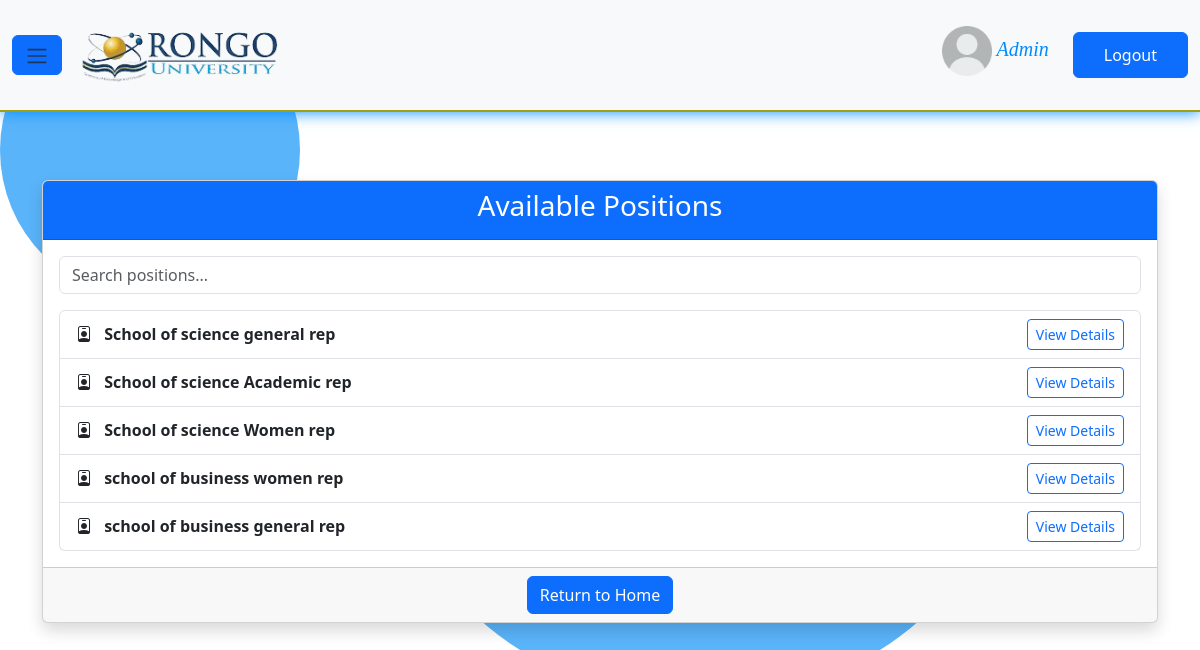
Page /positions-list/ (signed in) on the committed database.
### base/models.py (models this page shows, shortened)
class SchoolPosition(models.Model):
    name = models.CharField(max_length=200, null=True)
    candidates = models.ManyToManyField(Candidate, related_name='positions')  # Many-to-many relationship

### base/views.py (the view)
# urls.py: path('positions-list/', views.positions_list, name='positions_list'),
@login_required(login_url='login_view')
def positions_list(request):
    positions = SchoolPosition.objects.all()
    context = {'positions': positions}
    return render(request, 'base/seats.html', context)

### base/templates/base/seats.html (shortened to what this page needs)
{% extends 'base/index.html' %}
{% load static %}
{% block content %}
  <div class="container mt-5">
    <div class="card shadow">
      <div class="card-header bg-primary text-white">
        <h3 class="card-title text-center">Available Positions</h3>
      </div>
      <div class="card-body">
        <div class="mb-3">
          <input type="text" class="form-control" placeholder="Search positions..." id="searchInput">
        </div>
        {% if positions %}
          <div class="list-group">
            {% for position in positions %}
              <div class="list-group-item list-group-item-action d-flex justify-content-between align-items-center">
                <span class="fw-bold">
                  <i class="bi bi-person-badge me-2"></i> {{ position.name }}
                </span>
                <a href="{% url 'position_details' position.id %}" class="btn btn-outline-primary btn-sm">View Details</a>
              </div>
            {% endfor %}
          </div>
        {% else %}
          <div class="alert alert-warning text-center">
            No positions available at the moment.
          </div>
        {% endif %}
      </div>
      <div class="card-footer text-center">
        <a href="{% url 'home' %}" class="btn btn-primary">Return to Home</a>
      </div>
    </div>
  </div>
{% endblock %}

### base/templates/base/index.html (shortened to what this page needs)
{% load static %}
<!doctype html>
<html lang="en">
  <head>
    <link href="https://cdn.jsdelivr.net/npm/bootstrap@5.3.3/dist/css/bootstrap.min.css" rel="stylesheet">
    <link rel="stylesheet" href="https://cdn.jsdelivr.net/npm/bootstrap-icons@1.11.3/font/bootstrap-icons.min.css">
  </head>
  <body class="d-flex flex-column vh-100 overflow-hidden">
    <nav class="navbar navbar-light bg-light py-0" style="border-bottom: 2px solid rgb(160, 160, 15); box-shadow: 0px 0px 15px rgb(0, 140, 255);">
      <div class="container-fluid d-flex align-items-center">
        <button class="btn btn-primary me-3" type="button" data-bs-toggle="offcanvas" data-bs-target="#offcanvasScrolling" aria-controls="offcanvasScrolling">
          <span class="navbar-toggler-icon"></span>
        </button>
        <a class="navbar-brand d-flex align-items-center me-auto" href="#">
          <img src="{% static 'images/Logo.png' %}" alt="Logo" width="200" height="100" class="d-inline-block align-text-top me-4" style="object-fit: cover;">
        </a>
        <h4 class="me-4" style="font-family: 'Times New Roman', Times, serif; color: rgb(0, 140, 255); font-style: italic; font-size: 20px;">
          <span style="color: #000;">
            <img src="{% static 'images/default.png' %}" style="width:50px; height:50px; object-fit:cover;" alt="">
          </span> {{ request.user }}
        </h4>
        <a href="{% url 'logout_view' %}" class="btn btn-primary" style="padding: 10px 30px;">Logout</a>
      </div>
    </nav>
    <div class="flex-grow-1 overflow-auto" style="margin-top: 20px;">
      {% block content %}
      {% endblock %}
    </div>
    <div class="circle-center"></div>
  </body>
</html>

### base/templates/base/index.html (style rules this page uses)
.circle-center { width: 300px; height: 300px; background-color: rgb(90, 180, 250); border-radius: 50%; position: fixed; bottom: 100; right: 150; z-index: -100; }

### rows in the picture
SchoolPosition: name "School of science general rep"
SchoolPosition: name "School of science Academic rep"
SchoolPosition: name "School of science Women rep"
SchoolPosition: name "school of business women rep"
SchoolPosition: name "school of business general rep"

### other values in the picture
{{ request.user }} "Admin"
